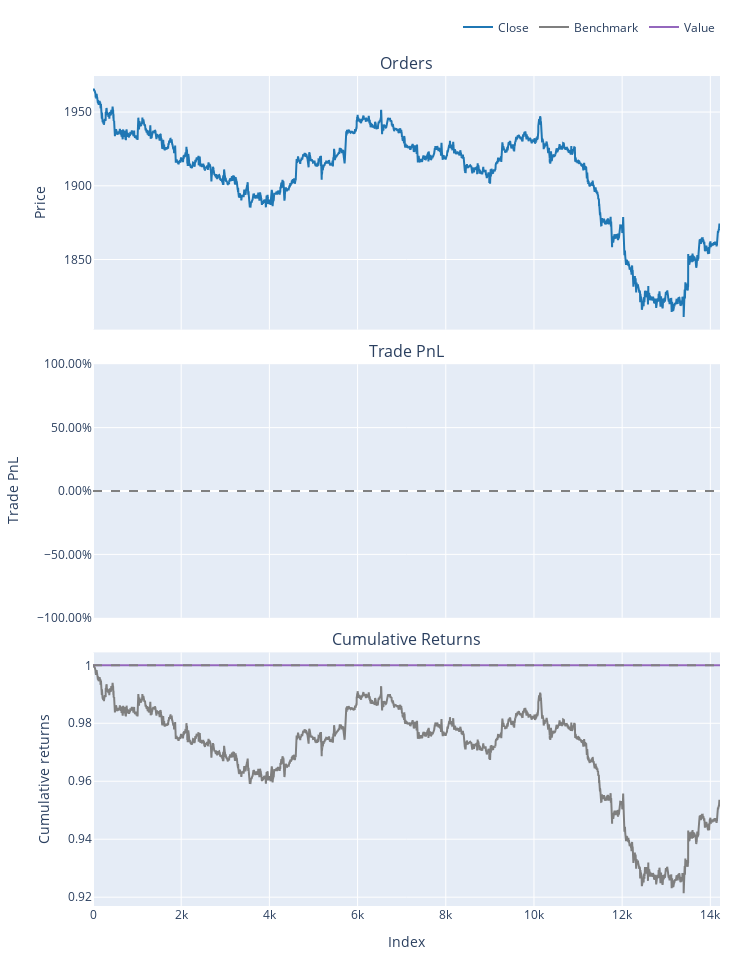

Here is the notebook cell this chart was saved with:
### Code cell
# Settings 
symbol = 'XAUUSD'
timeframe = mt5.TIMEFRAME_M5
start_date = datetime(2023, 8, 1)
end_date = datetime.now()

# Function 
def GetMTData():
    mt5.initialize()
    bars = pd.DataFrame(mt5.copy_rates_range(symbol, timeframe, start_date, end_date))
    bars['time'] = pd.to_datetime(bars['time'], unit='s')
    return bars

xauusd = GetMTData()
# xauusd.tail()


# Plotting the figue
def PlotCloseData(data):
    plt.figure(figsize = (10,4))
    plt.plot(data.close)
    #plt.grid(False)
    plt.title('Trading Pair')
    plt.tight_layout()
   
# PlotCloseData(xauusd)

MAF = talib.MA(xauusd.close, timeperiod=20, matype=0)
MAS = talib.MA(xauusd.close, timeperiod=50, matype=0)

global BuySignal  
global SellSignal


BuySignal = (MAF >= MAS)  
SellSignal = (MAS <= MAF)  

def VBT_Backtest():
    global BuySignal  
    global SellSignal

    buys = BuySignal  
    sells = SellSignal  
    
    pf = vbt.Portfolio.from_signals(xauusd.close, buys, sells, size=300)
    print(pf.stats())
    pf.plot().show()

if __name__ == '__main__':
    PlotCloseData(xauusd)
    VBT_Backtest()

### Figure 1 — Plotly figure (JSON) as saved in the notebook; plotly's stock layout.template omitted (floating-point values rounded to 4 significant figures; data arrays with more than 128 entries replaced by an {"elided": "..."} marker saying what was removed)
{"data": [{"legendgroup": "0", "line": {"color": "#1f77b4"}, "name": "Close", "showlegend": true, "type": "scatter", "uid": "eec12bba-9677-4de6-9e64-df74ec38992c", "x": {"elided": "14220 int values"}, "xaxis": "x", "y": {"elided": "14220 float values"}, "yaxis": "y"}, {"legendgroup": "1", "line": {"color": "#7f7f7f"}, "name": "Benchmark", "showlegend": true, "type": "scatter", "uid": "869aedb4-d8b5-4bc7-8c5e-765fab628299", "x": {"elided": "14220 int values"}, "xaxis": "x3", "y": {"elided": "14220 float values"}, "yaxis": "y3"}, {"legendgroup": "2", "line": {"color": "#9467bd"}, "name": "Value", "showlegend": true, "type": "scatter", "uid": "77004250-8b55-440d-9fe0-cc9fc4e2b7d9", "x": {"elided": "14220 int values"}, "xaxis": "x3", "y": {"elided": "14220 int values"}, "yaxis": "y3"}, {"hoverinfo": "skip", "legendgroup": "3", "line": {"color": "rgba(0, 0, 0, 0)", "width": 0}, "opacity": 0, "showlegend": false, "type": "scatter", "uid": "c7a379e1-93a8-4477-b8be-de19c1e94e86", "x": {"elided": "14220 int values"}, "xaxis": "x3", "y": {"elided": "14220 int values"}, "yaxis": "y3"}], "layout": {"annotations": [{"font": {"size": 16}, "showarrow": false, "text": "Orders", "x": 0.5, "xanchor": "center", "xref": "paper", "y": 1, "yanchor": "bottom", "yref": "paper"}, {"font": {"size": 16}, "showarrow": false, "text": "Trade PnL", "x": 0.5, "xanchor": "center", "xref": "paper", "y": 0.6528, "yanchor": "bottom", "yref": "paper"}, {"font": {"size": 16}, "showarrow": false, "text": "Cumulative Returns", "x": 0.5, "xanchor": "center", "xref": "paper", "y": 0.3056, "yanchor": "bottom", "yref": "paper"}], "height": 960, "legend": {"orientation": "h", "traceorder": "normal", "x": 1, "xanchor": "right", "y": 1.042, "yanchor": "bottom"}, "margin": {"b": 30, "l": 30, "r": 30, "t": 30}, "shapes": [{"line": {"color": "gray", "dash": "dash"}, "type": "line", "x0": 0, "x1": 1, "xref": "paper", "y0": 0, "y1": 0, "yref": "y2"}, {"line": {"color": "gray", "dash": "dash"}, "type": "line", "x0": 0, "x1": 1, "xref": "paper", "y0": 1, "y1": 1, "yref": "y3"}], "showlegend": true, "width": 750, "xaxis": {"anchor": "y", "domain": [0, 1], "matches": "x3", "showticklabels": false}, "xaxis2": {"anchor": "y2", "domain": [0, 1], "matches": "x3", "showticklabels": false}, "xaxis3": {"anchor": "y3", "domain": [0, 1], "title": {"text": "Index"}}, "yaxis": {"anchor": "x", "domain": [0.6944, 1], "title": {"text": "Price"}}, "yaxis2": {"anchor": "x2", "domain": [0.3472, 0.6528], "tickformat": ".2%", "title": {"text": "Trade PnL"}}, "yaxis3": {"anchor": "x3", "domain": [0, 0.3056], "title": {"text": "Cumulative returns"}}}}
